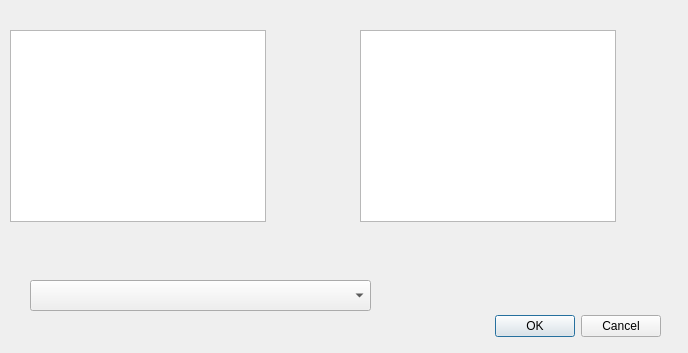
<?xml version="1.0" encoding="UTF-8"?>
<ui version="4.0">
 <class>Dialog</class>
 <widget class="QDialog" name="Dialog">
  <property name="geometry">
   <rect>
    <x>0</x>
    <y>0</y>
    <width>688</width>
    <height>353</height>
   </rect>
  </property>
  <property name="windowTitle">
   <string>Dialog</string>
  </property>
  <widget class="QDialogButtonBox" name="buttonBox">
   <property name="geometry">
    <rect>
     <x>320</x>
     <y>310</y>
     <width>341</width>
     <height>32</height>
    </rect>
   </property>
   <property name="orientation">
    <enum>Qt::Horizontal</enum>
   </property>
   <property name="standardButtons">
    <set>QDialogButtonBox::Cancel|QDialogButtonBox::Ok</set>
   </property>
  </widget>
  <widget class="QComboBox" name="comboBox">
   <property name="geometry">
    <rect>
     <x>30</x>
     <y>280</y>
     <width>341</width>
     <height>31</height>
    </rect>
   </property>
  </widget>
  <widget class="QListView" name="listView">
   <property name="geometry">
    <rect>
     <x>10</x>
     <y>30</y>
     <width>256</width>
     <height>192</height>
    </rect>
   </property>
  </widget>
  <widget class="QTableView" name="tableView">
   <property name="geometry">
    <rect>
     <x>360</x>
     <y>30</y>
     <width>256</width>
     <height>192</height>
    </rect>
   </property>
  </widget>
 </widget>
 <resources/>
 <connections>
  <connection>
   <sender>buttonBox</sender>
   <signal>accepted()</signal>
   <receiver>Dialog</receiver>
   <slot>accept()</slot>
   <hints>
    <hint type="sourcelabel">
     <x>248</x>
     <y>254</y>
    </hint>
    <hint type="destinationlabel">
     <x>157</x>
     <y>274</y>
    </hint>
   </hints>
  </connection>
  <connection>
   <sender>buttonBox</sender>
   <signal>rejected()</signal>
   <receiver>Dialog</receiver>
   <slot>reject()</slot>
   <hints>
    <hint type="sourcelabel">
     <x>316</x>
     <y>260</y>
    </hint>
    <hint type="destinationlabel">
     <x>286</x>
     <y>274</y>
    </hint>
   </hints>
  </connection>
 </connections>
</ui>
